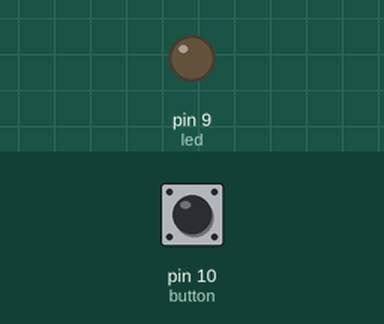
Simulated run of this sketch. Board: Arduino Uno, built with avr-gcc and run on an emulated ATmega328P. On the bench: output pins drawn as LEDs (lit = HIGH). Inputs (shaded band) come from the test bench; at power-on: pin 10 (button) HIGH.

Above: at 1.2 s.
1.3 s: pin 10 (button) pulled LOW for 0.15 s
At 1.37 s:
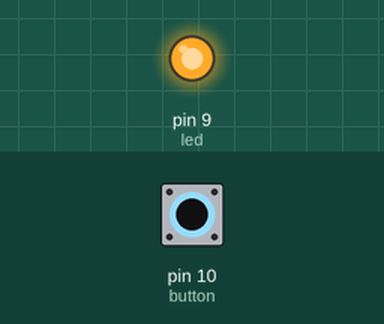
2.9 s: pin 10 (button) pulled LOW for 3.2 s
At 6.8 s:
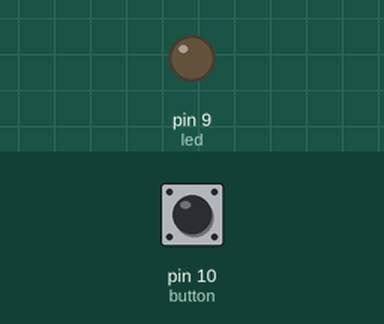
Timing chart, 0 to 8.3 s (numbered marks = the images above; inputs shaded):
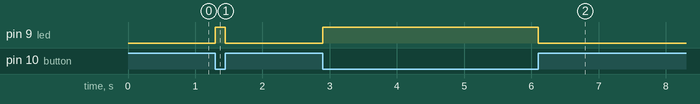

The sketch:

RoboVilla_Day_4_Button_LED.ino
```cpp
//RoboVilla YouTube Channel
//Watch Full Video URL - https://www.youtube.com/watch?v=X0pB-6bYtUE&list=PLAk2XwfozpbItNJEPJK9Kgac-SF31-Kp_&index=4

int button = 10;
int led = 9;

void setup() {
  pinMode(led, OUTPUT);
  pinMode(button, INPUT_PULLUP);
  //digitalWrite(button, HIGH);

}

void loop() {
  int state = digitalRead(button);
  if (state == 0)
  {
    //LED ON
    digitalWrite(led, HIGH);
  }
  else
  {
    //LED OFF
    digitalWrite(led, LOW);
  }


}
```

Measured:
- after the input at 1.3 s, pin 9 (led): LOW → HIGH at once, → LOW 0.15 s later
- after the input at 2.9 s, pin 9 (led): LOW → HIGH at once, → LOW 3.2 s later
